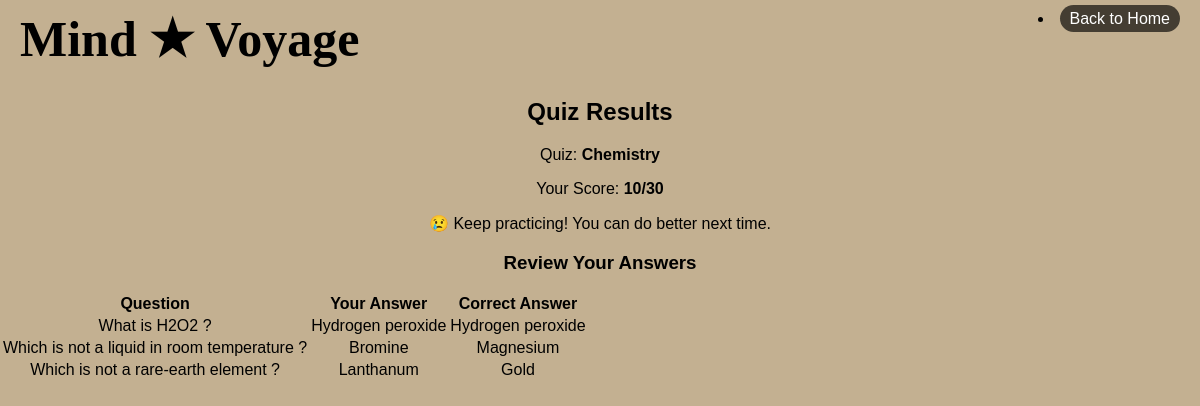
Page /quiz_app/result/2/ (signed in) on the committed database.
### quiz_app/models.py (models this page shows, shortened)
class Result(models.Model):
    user = models.ForeignKey(User, on_delete=models.CASCADE, related_name="results")
    quiz = models.ForeignKey(Quiz, on_delete=models.CASCADE, related_name="results")
    score = models.IntegerField(null=True)
    attempted_at = models.DateTimeField(auto_now_add=True)

class Quiz(models.Model):
    CATEGORY_CHOICES = [
    ('Science', 'Science'),
    ('History', 'History'),
    ]
    title = models.CharField(max_length=200)
    category = models.CharField(max_length=50, choices=CATEGORY_CHOICES)  # Added category
    total_score = models.IntegerField(default=50)
    created_by = models.ForeignKey(settings.AUTH_USER_MODEL, on_delete=models.CASCADE)

class Question(models.Model):
    quiz = models.ForeignKey(Quiz, on_delete=models.CASCADE, related_name="questions")
    text = models.TextField()
    score = models.IntegerField(default=10)

class Answer(models.Model):
    question = models.ForeignKey(Question, on_delete=models.CASCADE, related_name="answers")
    text = models.CharField(max_length=200)
    is_correct = models.BooleanField(default=False)

### quiz_app/views.py (the view)
# urls.py: path('result/<int:result_id>/', views.result, name='result'),
def result(request, result_id):
    result = get_object_or_404(Result, id=result_id, user=request.user)
    quiz = result.quiz
    questions = quiz.questions.all()
    total_score = sum(question.score for question in questions)
    question_answers = []
    for question in questions:
        correct_answer = question.answers.filter(is_correct=True).first()
        user_answer = result.user_answers.filter(question=question).first()
        question_answers.append({
            'question': question.text,
            'user_answer': user_answer.answer.text if user_answer else "No answer",
            'correct_answer': correct_answer.text if correct_answer else "No correct answer",
        })
    percentage_score = (result.score / total_score) * 100 if total_score > 0 else 0
    context = {
        'result': result,
        'question_answers': question_answers,
        'total_score': total_score,
        'percentage_score': round(percentage_score, 2)
    }
    return render(request, 'result.html', context)

### quiz_app/templates/result.html (shortened to what this page needs)
{% load static %}
<!DOCTYPE html>
<html lang="en">
<head>
    <link rel="stylesheet" href="{% static 'css/quiz.css' %}">
</head>
<body>
    <header>
        <div class="logo">Mind ★ Voyage</div>
        <li class="back"><a href="{% url 'index' %}">Back to Home</a></li>
    </header>
    <h2>Quiz Results</h2>
    <p>Quiz: <strong>{{ result.quiz.title }}</strong></p>
    <p>Your Score: <strong>{{ result.score }}/{{ total_score }}</strong></p>
    {% if percentage_score >= 80 %}
        <p>🎉 Excellent job! You scored very high!</p>
    {% elif percentage_score >= 50 %}
        <p>😊 Good effort! You did well.</p>
    {% else %}
        <p>😢 Keep practicing! You can do better next time.</p>
    {% endif %}
    <h3>Review Your Answers</h3>
    <table>
        <tr>
            <th>Question</th>
            <th>Your Answer</th>
            <th>Correct Answer</th>
        </tr>
        {% for qa in question_answers %}
        <tr>
            <td>{{ qa.question }}</td>
            <td>{{ qa.user_answer }}</td>
            <td>{{ qa.correct_answer }}</td>
        </tr>
        {% endfor %}
    </table>
</body>
</html>

### static/css/quiz.css (style rules this page uses)
body { font-family: Arial, sans-serif; background: #C3B091; color: black; text-align: center; margin: 0; padding: 0; }
header { display: flex; justify-content: space-between; align-items: flex-start; padding: 10px 20px; background-color: #C3B091; }
.logo { font-family: fantasy; font-size: 50px; font-weight: bold; }
.back a { color: white; text-decoration: none; background: rgba(0, 0, 0, 0.65); padding: 5px 10px; border-radius: 20px; cursor: pointer; }

### rows in the picture
Result: quiz "Chemistry", score "10"
Question: question "What is H2O2 ?"
Answer: user_answer "Hydrogen peroxide", correct_answer "Hydrogen peroxide"
Question: question "Which is not a liquid in room temperature ?"
Answer: user_answer "Bromine"
Answer: correct_answer "Magnesium"
Question: question "Which is not a rare-earth element ?"
Answer: user_answer "Lanthanum"
Answer: correct_answer "Gold"

### other values in the picture
{{ total_score }} "30"
